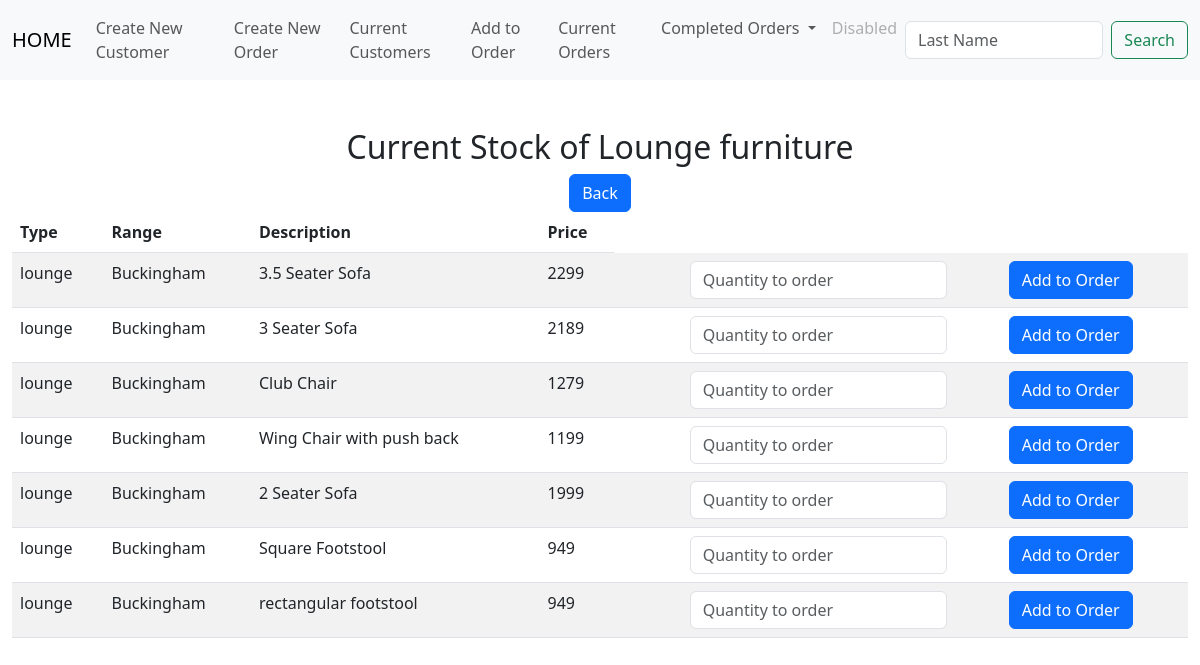
/lounge.html, run on the app's committed database.
### tables this page shows
CREATE TABLE stock(item_id INTEGER PRIMARY KEY AUTOINCREMENT NOT NULL, Type TEXT, Range TEXT, Style TEXT, selling_price DECIMAL);

### app.py (the view)
@app.route("/lounge.html", methods=["GET", "POST"])
def lounge():
        if request.method == "POST":
            return render_template("stock_list.html")
        if request.method == "GET":
            lounge = db.execute("SELECT * FROM stock WHERE Type = 'lounge' ;")
            return render_template("lounge.html", lounge = lounge)

### app.py (called while the page is built)
@app.after_request
def after_request(response):
    response.headers["Cache-Control"] = "no-cache, no-store, must-revalidate"
    response.headers["Expires"] = 0
    response.headers["Pragma"] = "no-cache"
    return response

### templates/lounge.html (shortened to what this page needs)
{% extends "layout.html" %}
{% block main %}
<div class="section">
    <h2>Current Stock of Lounge furniture</h2>
    <form action="/stock_list">
        <td><button class="btn btn-primary" type="submit">Back</button></td>
    </form>
    <table class="table table-striped">
        <thead>
            <tr>
                <th class="text-start">Type</th>
                <th class="text-start">Range</th>
                <th class="text-start">Description</th>
                <th class="text-start">Price</th>
            </tr>
        </thead>
        <tbody>
            {% for row in lounge %}
            <tr>
                <td class="text-start">{{ row["Type"] }}</td>
                <td class="text-start">{{ row["Range"] }}</td>
                <td class="text-start">{{ row["Style"] }}</td>
                <td class="text-start">{{ row["selling_price"] }}</td>
                <form action="/order_details" method="post">
                    <td><input type="hidden" name="item" VALUE="{{ row['item_id'] }}"></td>
                    <td class="text-start"><input class="form-control mx-auto w-auto" name ="Quantity" placeholder="Quantity to order" type="number"></td>
                    <td class="text-start"><button class="btn btn-primary" type="submit">Add to Order</button></td>
                </form>
            </tr>
            {% endfor %}
        </tbody>
    </div>
{% endblock %}

### data on the page
stock: Type "lounge", Range "Buckingham", Style "3.5 Seater Sofa", selling_price "2299"
stock: Type "lounge", Range "Buckingham", Style "3 Seater Sofa", selling_price "2189"
stock: Type "lounge", Range "Buckingham", Style "Club Chair", selling_price "1279"
stock: Type "lounge", Range "Buckingham", Style "Wing Chair with push back", selling_price "1199"
stock: Type "lounge", Range "Buckingham", Style "2 Seater Sofa", selling_price "1999"
stock: Type "lounge", Range "Buckingham", Style "Square Footstool", selling_price "949"
stock: Type "lounge", Range "Buckingham", Style "rectangular footstool", selling_price "949"
